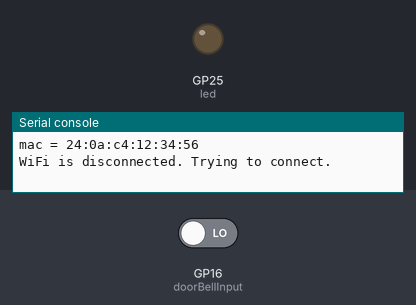
The program below on a simulated Raspberry Pi Pico running MicroPython. Parts: output pins drawn as LEDs (lit = HIGH), the last lines printed to the serial console. Inputs (shaded band) come from the test bench; at power-on: GP16 (doorBellInput) LOW. WiFi joins after 1.5 s; requests to the public web service named in the program get a made-up reply in its usual format after 0.4 s (London, UTC, broken clouds, 64 % humidity, 1013 hPa unless stated); library files of the repository ran but are not shown: secrets.py.

Above: at 0.1 s.
At 5.8 s:
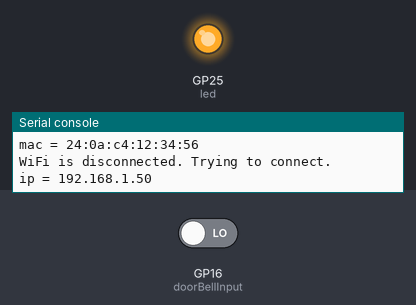
5.9 s: GP16 (doorBellInput) driven HIGH
Timing chart, 0 to 8.9 s (numbered marks = the images above; inputs shaded):
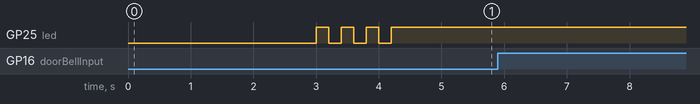

The program:

main.py
```python
# (licence header left out)
# THE SOFTWARE IS PROVIDED "AS IS", WITHOUT WARRANTY OF ANY KIND, EXPRESS OR
# IMPLIED, INCLUDING BUT NOT LIMITED TO THE WARRANTIES OF MERCHANTABILITY,
# FITNESS FOR A PARTICULAR PURPOSE AND NONINFRINGEMENT. IN NO EVENT SHALL THE
# AUTHORS OR COPYRIGHT HOLDERS BE LIABLE FOR ANY CLAIM, DAMAGES OR OTHER
# LIABILITY, WHETHER IN AN ACTION OF CONTRACT, TORT OR OTHERWISE, ARISING FROM,
# OUT OF OR IN CONNECTION WITH THE SOFTWARE OR THE USE OR OTHER DEALINGS IN THE
# SOFTWARE.
####################################################################################

import rp2
import network
import ubinascii
import machine
import urequests as requests
import time
from secrets import secrets

# Set country to avoid possible errors
rp2.country('DE')

wlan = network.WLAN(network.STA_IF)
wlan.active(True)

led = machine.Pin('LED', machine.Pin.OUT)

# See the MAC address in the wireless chip OTP
mac = ubinascii.hexlify(network.WLAN().config('mac'),':').decode()
print('mac = ' + mac)

# Load login data from different file for safety reasons
ssid = secrets['ssid']
pw = secrets['pw']
botToken = secrets['botToken']
chatId = secrets['telegramDmUid']

# Messages
startupText = 'I am online for the first time! Bot started!'
reconnectText = 'I am back online! Bot reconnected!'
text = 'Doorbell activated!'

# Commands
logCommand = "/log"

# In memory log
log = ''

# Wifi connection status
wifiData = ''

# Telegram update id for offset
updateId = 0

# Flags
isStartup = True

# Time variables
startupTime = time.ticks_ms()
lastLogCheck = startupTime
logCheckInterval = 60000
logMaxSize = 10000

# Delays
loopDelay = 1
buttonDelay = 5

# Button pressed value
pressed = 1

# Telegram send message URL
sendURL = 'https://api.telegram.org/bot' + botToken + '/sendMessage'

# Telegram getUpdates URL
getURL = 'https://api.telegram.org/bot' + botToken + '/getUpdates'

# Send a telegram message to a given user id
def send_message (chatId, message):
    param = {'chat_id': chatId, 'text': message}
    response = requests.post(sendURL, json=param)
    # Close to avoid filling up the RAM.
    response.close()

def read_message(chatId):
    global updateId
    url = ''
    if (updateId != 0):
        url = getURL + "?offset=" + str(updateId) + "?chat_id=" + str(chatId)
    else:
        url = getURL + "?chat_id=" + str(chatId)
    print(url)
    response = requests.get(url)
    print(response.text)
    json = response.json()
    for result in json['result']:
        updateId = result['update_id'] + 1
        print(result['channel_post']['text'])
        print(result['channel_post']['text'] == logCommand)
        if (result['channel_post']['text'] == logCommand):
            print_log(chatId)
    response.close()

def append_to_log(message):
    global log
    if (len(log) <= logMaxSize):
        log += str(time.ticks_ms()) + ' ' + message + '\n'
    else:
        print('Log is full. Not appending message.')

def print_log(chatId):
    global log
    print(log)
    send_message(chatId, log)
    if (len(log) > logMaxSize):
        reset_log()

def reset_log():
    global log, wifiData
    log = str(time.ticks_ms()) + ' ' + wifiData + '\n'

# Define blinking function for onboard LED to indicate error codes
def blink_onboard_led(num_blinks):
    for i in range(num_blinks):
        led.on()
        time.sleep(.2)
        led.off()
        time.sleep(.2)

def is_wifi_connected():
    wlan_status = wlan.status()
    if wlan_status != 3:
        return False
    else:
        return True

def connect_wifi():
    global wifiData, isStartup
    while True:
        if (is_wifi_connected()):
            blink_onboard_led(3)
            led.on()
            status = wlan.ifconfig()
            print('ip = ' + status[0])
            wifiData = 'WiFi connected. IP: ' + status[0]
            append_to_log(wifiData)
            if (isStartup):
                send_message(chatId, startupText)
                isStartup = False
            else:
                send_message(chatId, reconnectText)
            break
        else:
            message = 'WiFi is disconnected. Trying to connect.'
            append_to_log(message)
            print(message)
            led.off()
            wlan.connect(ssid, pw)
            time.sleep(3)

# Connect to WiFi
connect_wifi()

# Setup GPIO pins
doorBellInput = machine.Pin(16, machine.Pin.IN, machine.Pin.PULL_DOWN)

while True:
    try:
        if (not is_wifi_connected()):
            connect_wifi()

        if (doorBellInput.value() == pressed):
            print('Doorbell pressed!')
            send_message(chatId, text)
            time.sleep(buttonDelay)

        # Check for new messages
        if (time.ticks_diff(time.ticks_ms(), lastLogCheck) > logCheckInterval):
            print('Checking for new messages...')
            read_message(chatId)
            lastLogCheck = time.ticks_ms()

        time.sleep(loopDelay)


    except KeyboardInterrupt:
        print('KeyboardInterrupt')
        break
    except Exception as e:
        print(e)
        led.off()
        wlan.disconnect()
        append_to_log('WiFi disconnected: ' + str(e))
        print(log)
        # Grace period.
        time.sleep(10)
        led.on()
        pass
```
